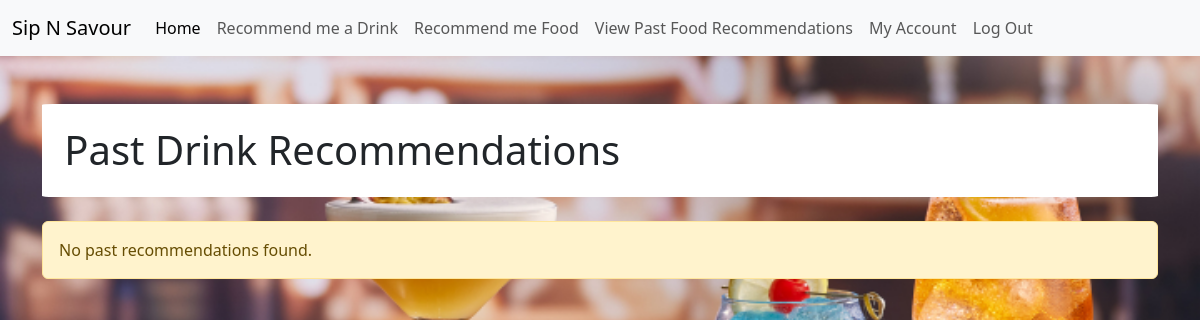
The app's page /food_recommendation/view_recommendations/ (signed in), older data.
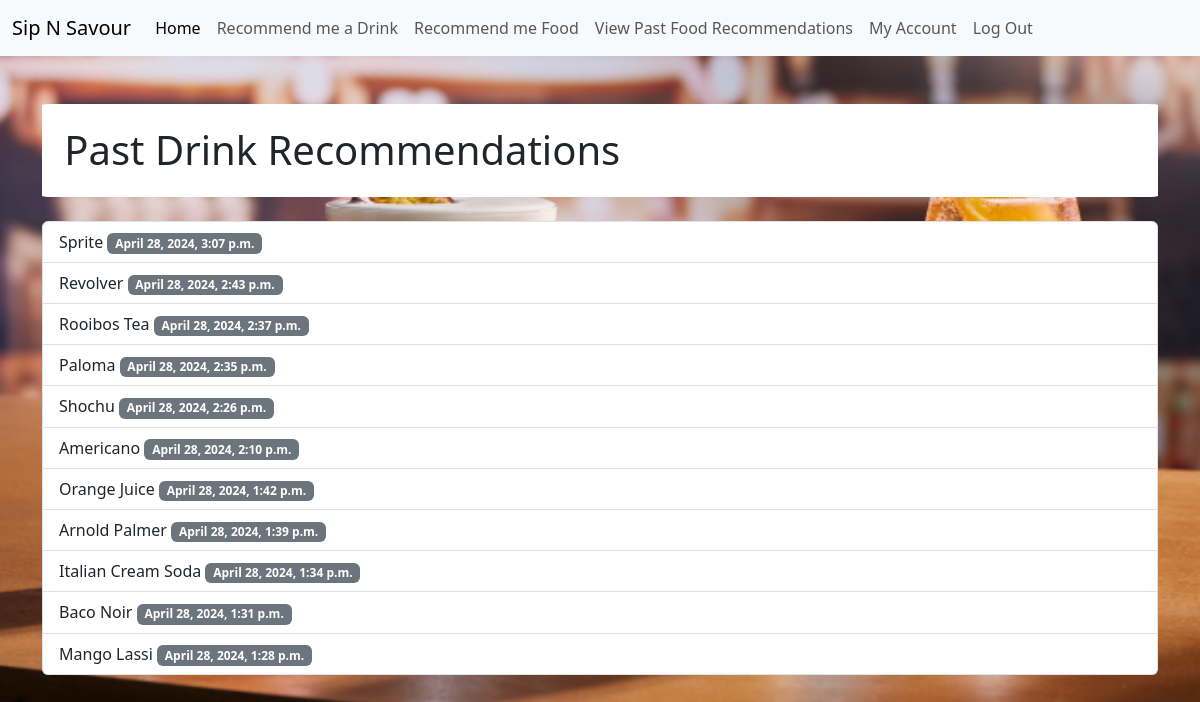
The same page, newer data.
### food_recommendation/models.py (models this page shows)
class RecommendedDrink(models.Model):
    drink_name = models.CharField(max_length=100)#store name of recommended drink, no more than 100 characters
    recommended_on = models.DateTimeField(auto_now_add=True)#stores the date and time when the recommendation was added
    user = models.ForeignKey(get_user_model(), on_delete=models.CASCADE, related_name='recommended_drinks', default=get_default_user)

### food_recommendation/views.py (the view)
# urls.py: path('view_recommendations/', views.view_recommendations, name='view_recommendations'),
@login_required(login_url='login')
def view_recommendations(request):
    past_recommendations = RecommendedDrink.objects.filter(user=request.user).order_by('-recommended_on')
    print(past_recommendations)
    return render(request, 'food_recommendation/view_recommendations.html', {'past_recommendations': past_recommendations})

### food_recommendation/templates/food_recommendation/view_recommendations.html (shortened to what this page needs)
<!DOCTYPE html>
<html lang="en">
<head>
    <link href="https://cdn.jsdelivr.net/npm/bootstrap@5.3.2/dist/css/bootstrap.min.css" rel="stylesheet">
</head>
<body>
    <nav class="navbar navbar-expand-lg navbar-light bg-light">
        <div class="container-fluid">
            <a class="navbar-brand" href="#">Sip N Savour</a>
            <div class="collapse navbar-collapse" id="navbarNavAltMarkup">
                <div class="navbar-nav">
                    <li class="nav-item">
                        <a class="nav-link active" aria-current="page" href="{% url 'homepage' %}">Home</a>
                    </li>
                    <li class="nav-item">
                        <a class="nav-link" href="{% url 'recommend_drink' %}">Recommend me a Drink</a>
                    </li>
                    <li class="nav-item">
                        <a class="nav-link" href="{% url 'recommend_food' %}">Recommend me Food</a>
                    </li>
                    <li class="nav-item">
                        <a class="nav-link" href="{% url 'view_past_food' %}">View Past Food Recommendations</a>
                    </li>
                    <li class="nav-item">
                        <a class="nav-link" href="{% url 'account' %}">My Account</a>
                    </li>
                    <li class="nav-item">
                        <a class="nav-link" href="{% url 'login' %}" id="logout-link">Log Out</a>
                    </li>
                </div>
            </div>
        </div>
    </nav>
    <div class="container mt-5">
        <h1 class="mb-4">Past Drink Recommendations</h1>
        {% if past_recommendations %}
        <ul class="list-group">
            {% for recommendation in past_recommendations %}
            <li class="list-group-item">{{ recommendation.drink_name }} <span class="badge bg-secondary">{{ recommendation.recommended_on }}</span></li>
            {% endfor %}
        </ul>
        {% else %}
        <div class="alert alert-warning mt-3" role="alert">
            No past recommendations found.
        </div>
        {% endif %}
    </div>
</body>
</html>

Row changes from the older to the newer data that the page shows:
added RecommendedDrink: drink_name "Sprite", recommended_on "April 28, 2024, 3:07 p.m."
added RecommendedDrink: drink_name "Revolver", recommended_on "April 28, 2024, 2:43 p.m."
added RecommendedDrink: drink_name "Rooibos Tea", recommended_on "April 28, 2024, 2:37 p.m."
added RecommendedDrink: drink_name "Paloma", recommended_on "April 28, 2024, 2:35 p.m."
added RecommendedDrink: drink_name "Shochu", recommended_on "April 28, 2024, 2:26 p.m."
added RecommendedDrink: drink_name "Americano", recommended_on "April 28, 2024, 2:10 p.m."
added RecommendedDrink: drink_name "Orange Juice", recommended_on "April 28, 2024, 1:42 p.m."
added RecommendedDrink: drink_name "Arnold Palmer", recommended_on "April 28, 2024, 1:39 p.m."
added RecommendedDrink: drink_name "Italian Cream Soda", recommended_on "April 28, 2024, 1:34 p.m."
added RecommendedDrink: drink_name "Baco Noir", recommended_on "April 28, 2024, 1:31 p.m."
added RecommendedDrink: drink_name "Mango Lassi", recommended_on "April 28, 2024, 1:28 p.m."
Text that changed along with them:
text no longer shown: "No past recommendations found."
